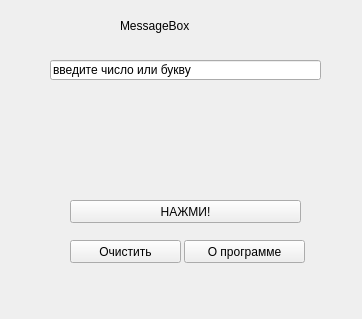
<?xml version="1.0" encoding="UTF-8"?>
<ui version="4.0">
 <class>Form</class>
 <widget class="QWidget" name="Form">
  <property name="geometry">
   <rect>
    <x>0</x>
    <y>0</y>
    <width>362</width>
    <height>319</height>
   </rect>
  </property>
  <property name="windowTitle">
   <string>Form</string>
  </property>
  <widget class="QPushButton" name="pushButton">
   <property name="geometry">
    <rect>
     <x>70</x>
     <y>200</y>
     <width>231</width>
     <height>23</height>
    </rect>
   </property>
   <property name="text">
    <string>НАЖМИ!</string>
   </property>
  </widget>
  <widget class="QPushButton" name="pushButton_2">
   <property name="geometry">
    <rect>
     <x>70</x>
     <y>240</y>
     <width>111</width>
     <height>23</height>
    </rect>
   </property>
   <property name="text">
    <string>Очистить</string>
   </property>
  </widget>
  <widget class="QLabel" name="label">
   <property name="geometry">
    <rect>
     <x>120</x>
     <y>10</y>
     <width>121</width>
     <height>31</height>
    </rect>
   </property>
   <property name="styleSheet">
    <string notr="true">font: 75 16pt &quot;MS Shell Dlg 2&quot;;</string>
   </property>
   <property name="text">
    <string>MessageBox</string>
   </property>
  </widget>
  <widget class="QLabel" name="label_2">
   <property name="geometry">
    <rect>
     <x>120</x>
     <y>100</y>
     <width>121</width>
     <height>61</height>
    </rect>
   </property>
   <property name="styleSheet">
    <string notr="true">font: 75 24pt &quot;MS Shell Dlg 2&quot;;</string>
   </property>
   <property name="text">
    <string/>
   </property>
  </widget>
  <widget class="QPushButton" name="pushButton_3">
   <property name="geometry">
    <rect>
     <x>184</x>
     <y>240</y>
     <width>121</width>
     <height>23</height>
    </rect>
   </property>
   <property name="text">
    <string>О программе</string>
   </property>
  </widget>
  <widget class="QLineEdit" name="lineEdit">
   <property name="geometry">
    <rect>
     <x>50</x>
     <y>60</y>
     <width>271</width>
     <height>20</height>
    </rect>
   </property>
   <property name="inputMask">
    <string>введите число или букву</string>
   </property>
   <property name="text">
    <string>введите число или букву</string>
   </property>
  </widget>
 </widget>
 <resources/>
 <connections/>
</ui>
